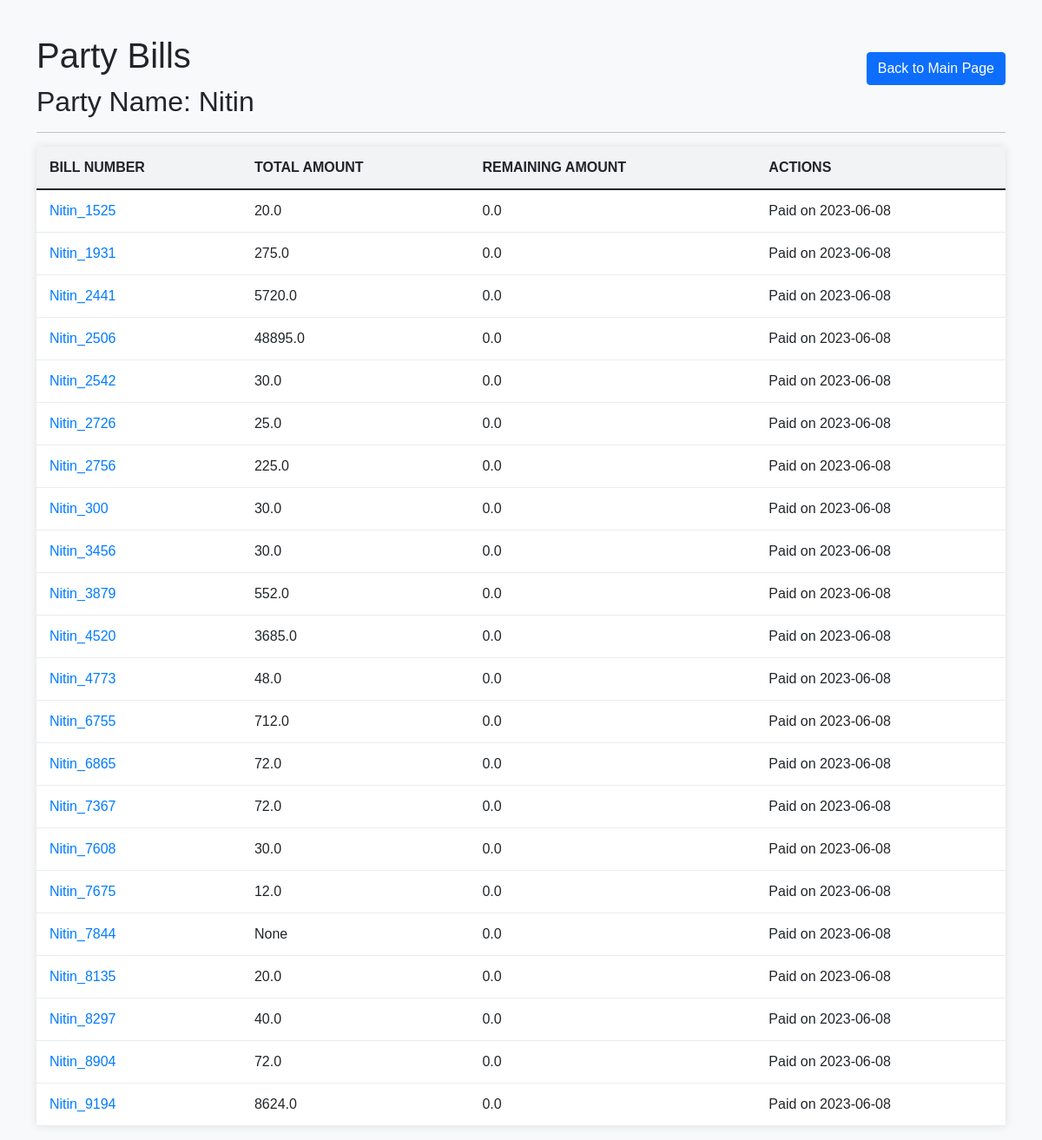
Page /party-bills/Nitin on the committed database.
### tables this page shows
CREATE TABLE bills (
                id INTEGER PRIMARY KEY,
                party_name TEXT NOT NULL,
                bill_no TEXT NOT NULL,
                total_amount REAL,
                remaining_amount REAL,
                paid_status INTEGER DEFAULT 0,
                paid_date TEXT,
                UNIQUE(party_name, bill_no)
            );

### main.py (the view)
@app.route('/party-bills/<party_name>')
def party_bills(party_name):
    bills = fetch_bill_data(party_name)
    return render_template('party_bills.html', party_name=party_name, bills=bills)

### main.py (called while the page is built)
def fetch_bill_data(party_name):
    conn = sqlite3.connect('your_database.db')
    cursor = conn.cursor()
    print(party_name)
    cursor.execute("SELECT * FROM bills WHERE party_name = ?", (party_name,))
    bills = []
    for row in cursor.fetchall():
        print("inside")
        print(row)
        bill = {
            'bill_no': row[2],
            'total_amount': row[3],
            'remaining_amount': row[4],
            'paid_status': row[5],
            'paid_date': row[6]
        }
        bills.append(bill)
    conn.close()
    return bills

### templates/party_bills.html (shortened to what this page needs)
<!DOCTYPE html>
<html lang="en">
<head>
    <link rel="stylesheet" href="https://cdnjs.cloudflare.com/ajax/libs/twitter-bootstrap/5.0.2/css/bootstrap.min.css">
</head>
<body>
    <div class="container">
        <div style="display: flex;justify-content: space-between;">
        <h1>Party Bills</h1>
        <a class="btn btn-primary back-link" href="/main">Back to Main Page</a>
        </div>
        <h2>Party Name: {{ party_name }}</h2>
        <hr>
        <table class="table">
            <thead>
                <tr>
                    <th>Bill Number</th>
                    <th>Total Amount</th>
                    <th>Remaining Amount</th>
                    <th>Actions</th>
                </tr>
            </thead>
            <tbody>
                {% for bill in bills %}
                <tr>
                    <td>
                        <a class="bill-no-link" href="">{{ bill.bill_no }}</a>
                    </td>
                    <td>{{ bill.total_amount }}</td>
                    <td>{{ bill.remaining_amount }}</td>
                    <td>
                        {% if bill.paid_status == 0 %}
                        <form action="/mark-paid/{{ bill.bill_no }}" method="POST">
                            <button type="submit" class="btn btn-success">Mark Paid</button>
                        </form>
                        {% else %}
                        Paid on {{ bill.paid_date }}
                        {% endif %}
                    </td>
                </tr>
                {% endfor %}
            </tbody>
        </table>
    </div>
</body>
</html>

### templates/party_bills.html (style rules this page uses)
body { background-color: #f8f9fa; font-family: Arial, sans-serif; }
.container { margin-top: 40px; }
.table { background-color: #fff; box-shadow: 0 0 10px rgba(0, 0, 0, 0.1); }
.table th, .table td { padding: 12px 15px; border-bottom: 1px solid #e9ecef; }
.table thead th { background-color: #f1f3f5; border-bottom: 2px solid #dee2e6; font-weight: bold; text-transform: uppercase; }
.bill-no-link { color: #007bff; text-decoration: none; }
.back-link { margin-top: 20px; }

### rows in the picture
bills: bill_no "Nitin_1525", total_amount "20.0", remaining_amount "0.0", paid_date "2023-06-08"
bills: bill_no "Nitin_1931", total_amount "275.0", remaining_amount "0.0", paid_date "2023-06-08"
bills: bill_no "Nitin_2441", total_amount "5720.0", remaining_amount "0.0", paid_date "2023-06-08"
bills: bill_no "Nitin_2506", total_amount "48895.0", remaining_amount "0.0", paid_date "2023-06-08"
bills: bill_no "Nitin_2542", total_amount "30.0", remaining_amount "0.0", paid_date "2023-06-08"
bills: bill_no "Nitin_2726", total_amount "25.0", remaining_amount "0.0", paid_date "2023-06-08"
bills: bill_no "Nitin_2756", total_amount "225.0", remaining_amount "0.0", paid_date "2023-06-08"
bills: bill_no "Nitin_300", total_amount "30.0", remaining_amount "0.0", paid_date "2023-06-08"
bills: bill_no "Nitin_3456", total_amount "30.0", remaining_amount "0.0", paid_date "2023-06-08"
bills: bill_no "Nitin_3879", total_amount "552.0", remaining_amount "0.0", paid_date "2023-06-08"
bills: bill_no "Nitin_4520", total_amount "3685.0", remaining_amount "0.0", paid_date "2023-06-08"
bills: bill_no "Nitin_4773", total_amount "48.0", remaining_amount "0.0", paid_date "2023-06-08"
bills: bill_no "Nitin_6755", total_amount "712.0", remaining_amount "0.0", paid_date "2023-06-08"
bills: bill_no "Nitin_6865", total_amount "72.0", remaining_amount "0.0", paid_date "2023-06-08"
bills: bill_no "Nitin_7367", total_amount "72.0", remaining_amount "0.0", paid_date "2023-06-08"
bills: bill_no "Nitin_7608", total_amount "30.0", remaining_amount "0.0", paid_date "2023-06-08"
bills: bill_no "Nitin_7675", total_amount "12.0", remaining_amount "0.0", paid_date "2023-06-08"
bills: bill_no "Nitin_7844", total_amount "None", remaining_amount "0.0", paid_date "2023-06-08"
bills: bill_no "Nitin_8135", total_amount "20.0", remaining_amount "0.0", paid_date "2023-06-08"
bills: bill_no "Nitin_8297", total_amount "40.0", remaining_amount "0.0", paid_date "2023-06-08"
bills: bill_no "Nitin_8904", total_amount "72.0", remaining_amount "0.0", paid_date "2023-06-08"
bills: bill_no "Nitin_9194", total_amount "8624.0", remaining_amount "0.0", paid_date "2023-06-08"

### other values in the picture
{{ party_name }} "Nitin"
